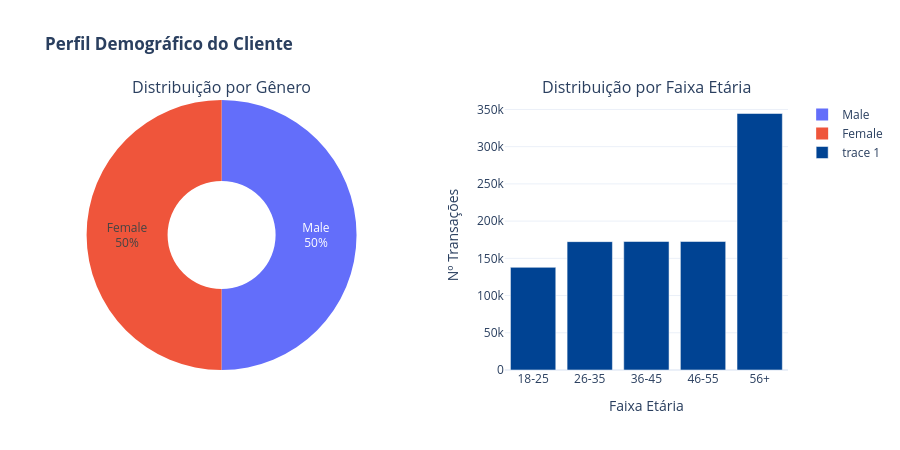

The cell this chart's notebook holds for it:
### Markdown cell above
<div id="perfil"></div>

## 4. Perfil do Cliente

### Code cell
# Perfil do Cliente

# Faixa etária
df['faixa_etaria'] = pd.cut(
    df['age'],
    bins=[17, 25, 35, 45, 55, 100],
    labels=['18-25', '26-35', '36-45', '46-55', '56+']
)

genero = df['gender'].value_counts()
faixa = df['faixa_etaria'].value_counts().reindex(['18-25', '26-35', '36-45', '46-55', '56+'])

fig = make_subplots(
    rows=1, cols=2,
    subplot_titles=('Distribuição por Gênero', 'Distribuição por Faixa Etária'),
    horizontal_spacing=0.2,
    specs=[[{'type': 'pie'}, {'type': 'xy'}]]
)
fig.add_trace(
    go.Pie(labels=genero.index, values=genero.values, hole=0.4,
           textinfo='label+percent'),
    row=1, col=1
)
fig.add_trace(
    go.Bar(x=faixa.index, y=faixa.values, marker_color='#004393'),
    row=1, col=2
)
fig.update_layout(
    title='<b>Perfil Demográfico do Cliente</b>',
    template='plotly_white',
    height=450
)
fig.update_xaxes(title_text='Faixa Etária', row=1, col=2)
fig.update_yaxes(title_text='Nº Transações', row=1, col=2)
fig.show()

### Figure 1 — Plotly figure (JSON) as saved in the notebook; plotly's stock layout.template omitted (floating-point values rounded to 4 significant figures)
{"data": [{"domain": {"x": [0, 0.4], "y": [0, 1]}, "hole": 0.4, "labels": ["Male", "Female"], "textinfo": "label+percent", "type": "pie", "values": [500180, 499943]}, {"marker": {"color": "#004393"}, "type": "bar", "x": ["18-25", "26-35", "36-45", "46-55", "56+"], "xaxis": "x", "y": [137894, 172444, 172607, 172624, 344554], "yaxis": "y"}], "layout": {"annotations": [{"font": {"size": 16}, "showarrow": false, "text": "Distribuição por Gênero", "x": 0.2, "xanchor": "center", "xref": "paper", "y": 1, "yanchor": "bottom", "yref": "paper"}, {"font": {"size": 16}, "showarrow": false, "text": "Distribuição por Faixa Etária", "x": 0.8, "xanchor": "center", "xref": "paper", "y": 1, "yanchor": "bottom", "yref": "paper"}], "height": 450, "title": {"text": "<b>Perfil Demográfico do Cliente</b>"}, "xaxis": {"anchor": "y", "domain": [0.6, 1], "title": {"text": "Faixa Etária"}}, "yaxis": {"anchor": "x", "domain": [0, 1], "title": {"text": "Nº Transações"}}}}
